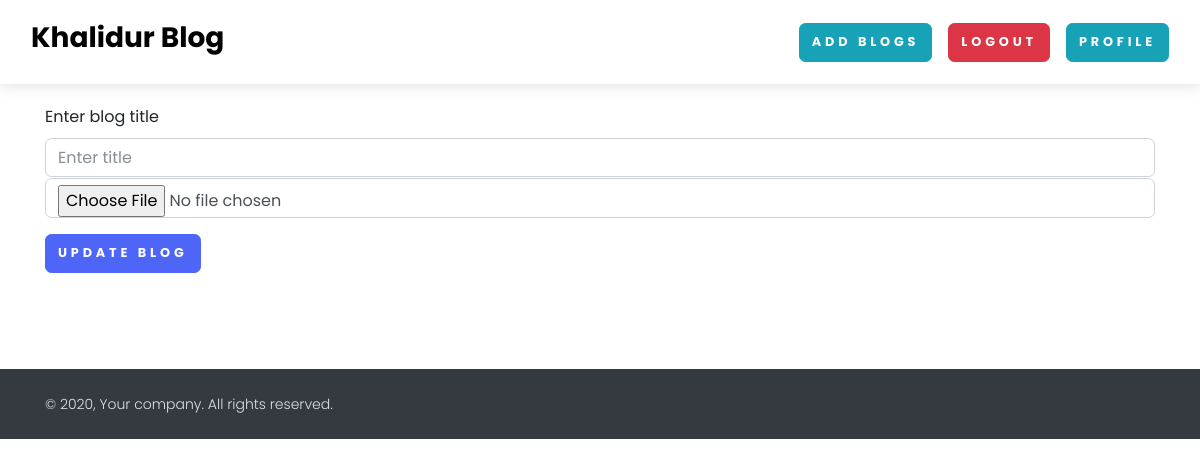
Before: /blog-update/forrrdalywithout-picturej78jb/ (signed in) with the older database file.
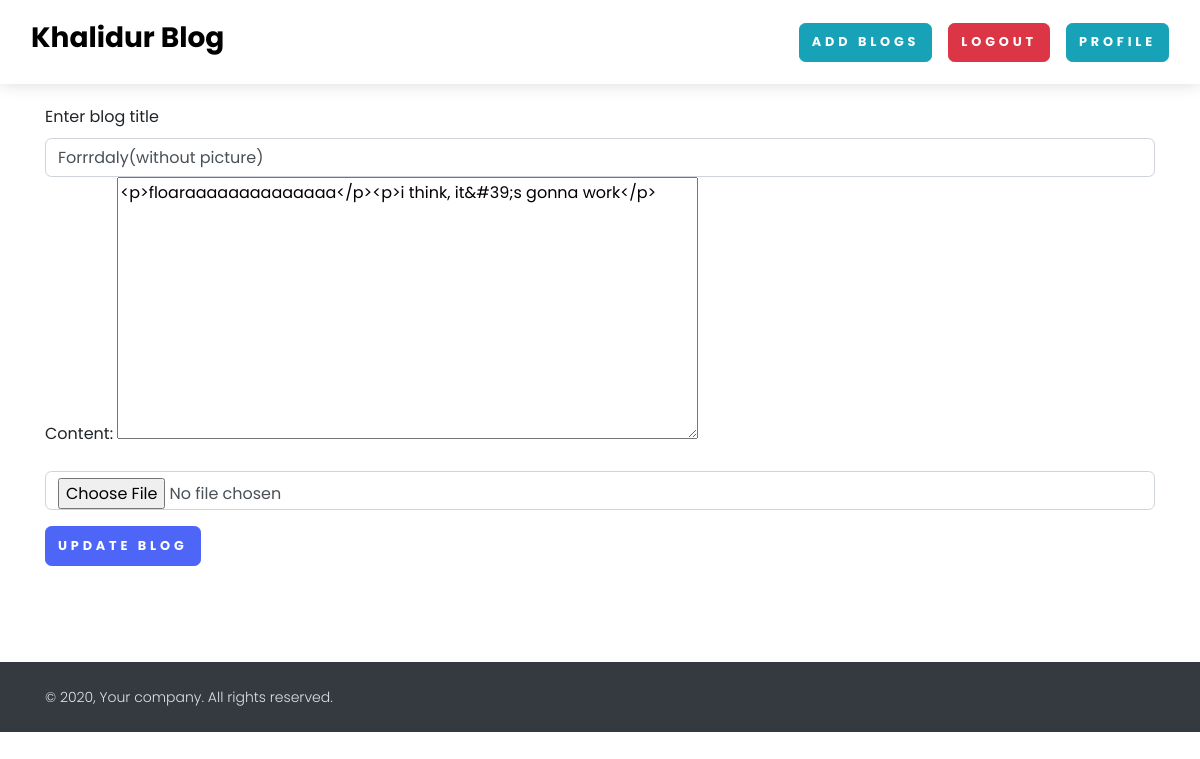
After: the same page with the newer database file.
### home/models.py (models this page shows, shortened)
class BlogModel(models.Model):
    title = models.CharField(max_length=200)
    content = FroalaField()
    user = models.ForeignKey(
        User, on_delete=models.CASCADE)
    slug = models.SlugField(max_length=700, unique=True)
    created_at = models.DateTimeField(auto_now_add=True)
    modified_at = models.DateTimeField(auto_now=True)
    image = models.ImageField(default='default.jpg', upload_to='blog')

### home/views.py (the view, shortened to what this page needs)
# urls.py: path('blog-update/<slug:slug>/', blog_update, name='blog_update'),
def blog_update(request, slug):
    context = {}
    try:
        blog_post = BlogModel.objects.get(slug=slug)
        if blog_post.user != request.user:
            return redirect('/')
        initial_dict = {
            'content': blog_post.content, 'image': blog_post.image}
        form = BlogForm(initial=initial_dict)
        context['blog_post'] = blog_post
        context['form'] = form
    except Exception as e:
        print(e)
    return render(request, 'home/blog_update.html', context)

### home/form.py
class BlogForm(forms.ModelForm):
    class Meta:
        model = BlogModel
        fields = ('content',)

### home/templates/home/blog_update.html (shortened to what this page needs)
{% extends 'home/base.html' %}
{% block content %}
<div class="container" class="mt-5">
    <form method="POST" class="mt-3 pt-3 mb-5 pb-5" enctype="multipart/form-data" action="">
        <div class="row">
            <div class="col-md-12">
                <label>Enter blog title</label>
                <input type="text" name="title" value="{{ blog_post.title }}" class="form-control"
                    placeholder="Enter title">
            </div>
            <div class="col-md-12">
                {{ form.as_p }}
            </div>
            <div class="col-md-12">
                <input type="file" name="image" value="{{ blog_post.image }}" class="form-control">
            </div>
        </div>
        <button class="btn btn-primary mt-3">Update Blog</button>
    </form>
</div>
{% endblock %}

Changed rows visible on the page:
now on this page (row edited): BlogModel: title "Forrrdaly(without picture)", content "<p>floaraaaaaaaaaaaaaa</p><p>i think, it&#39;s gonna work</p>"
Other visible differences:
text now shown: "Content:"
